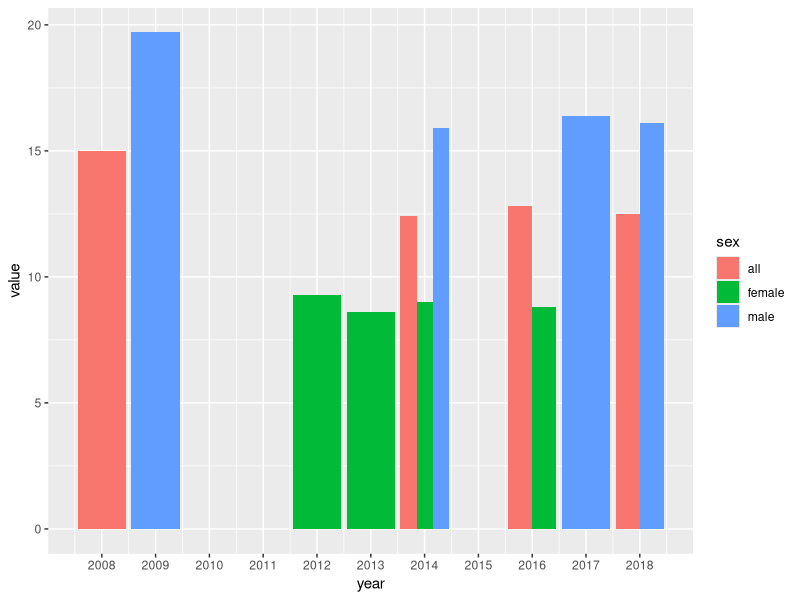
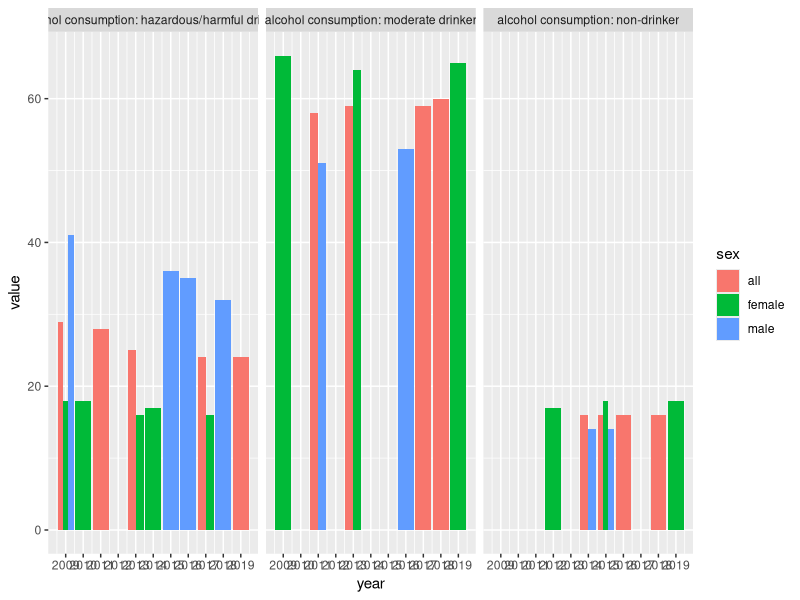
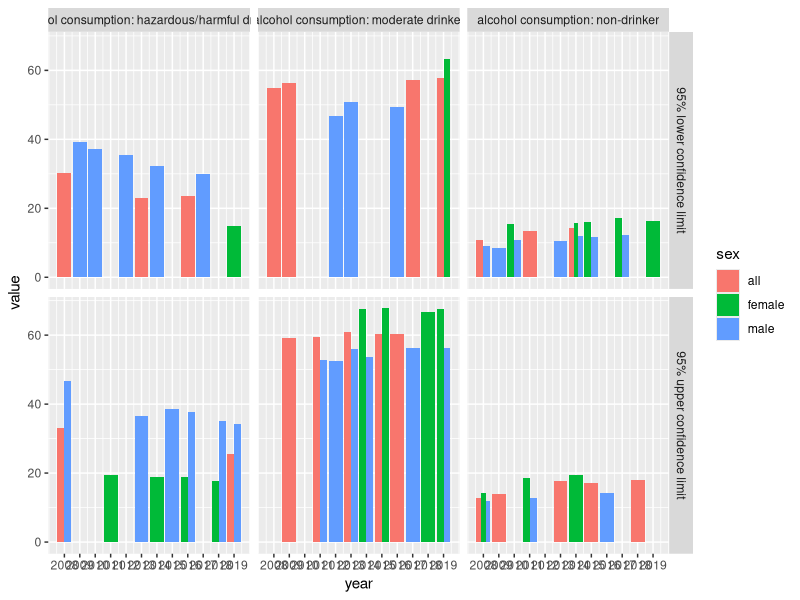
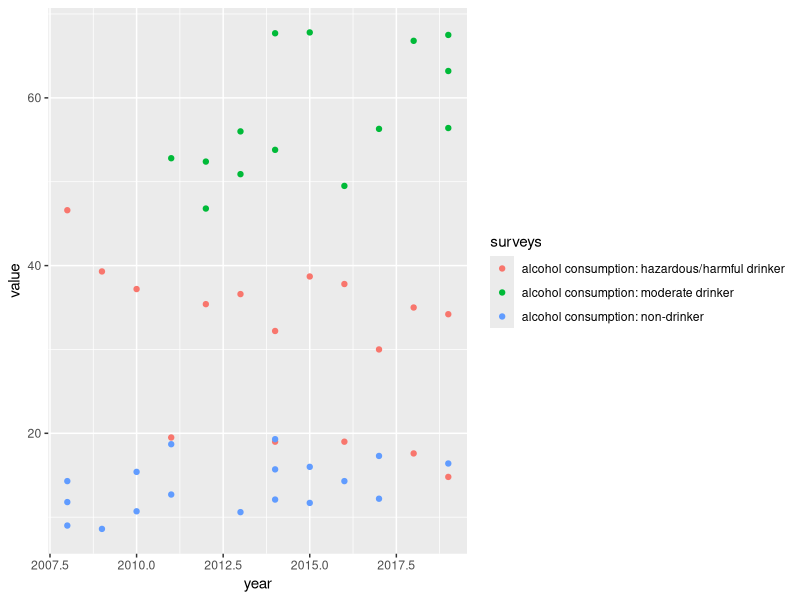
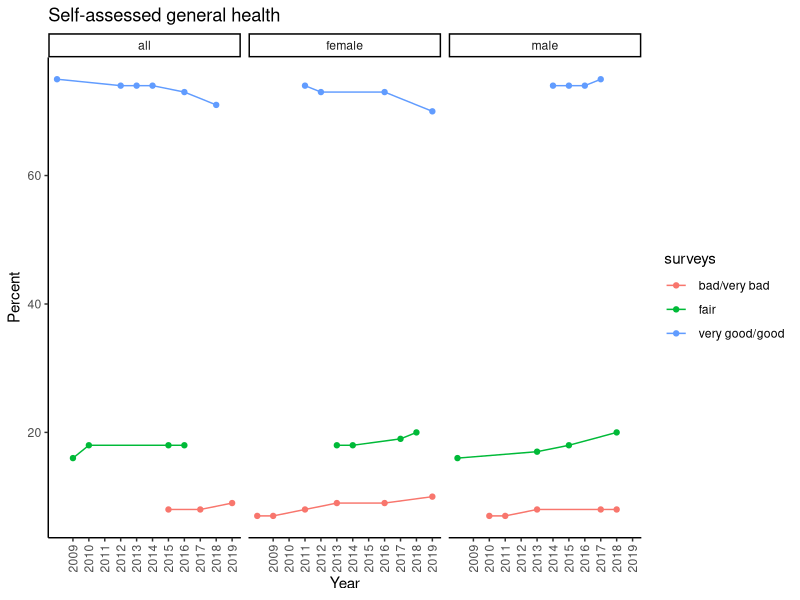
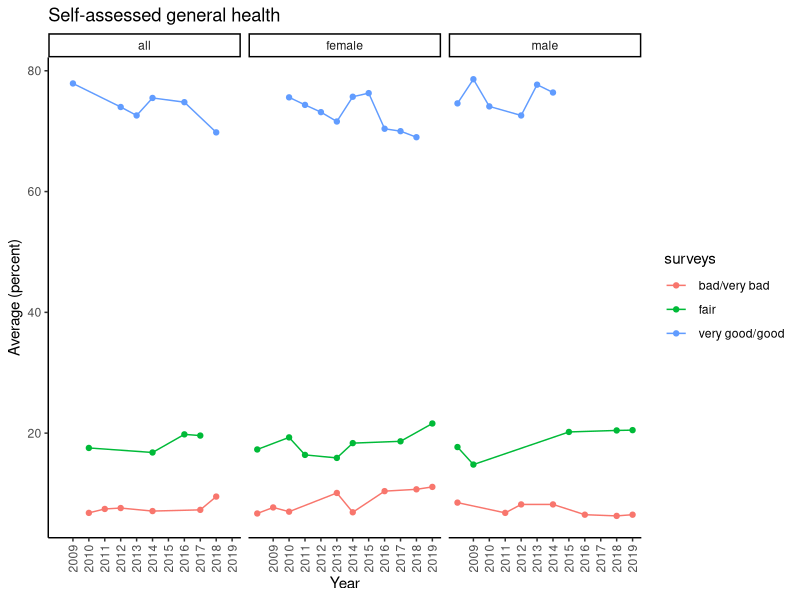
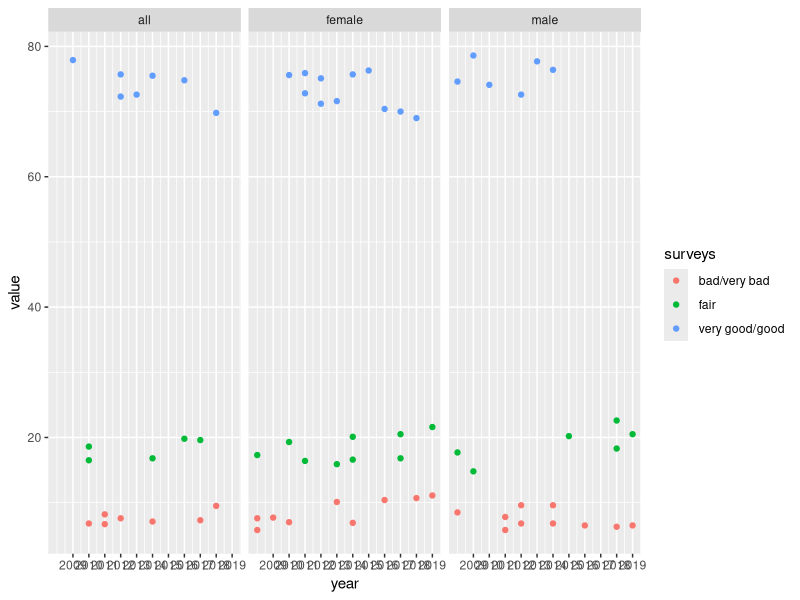
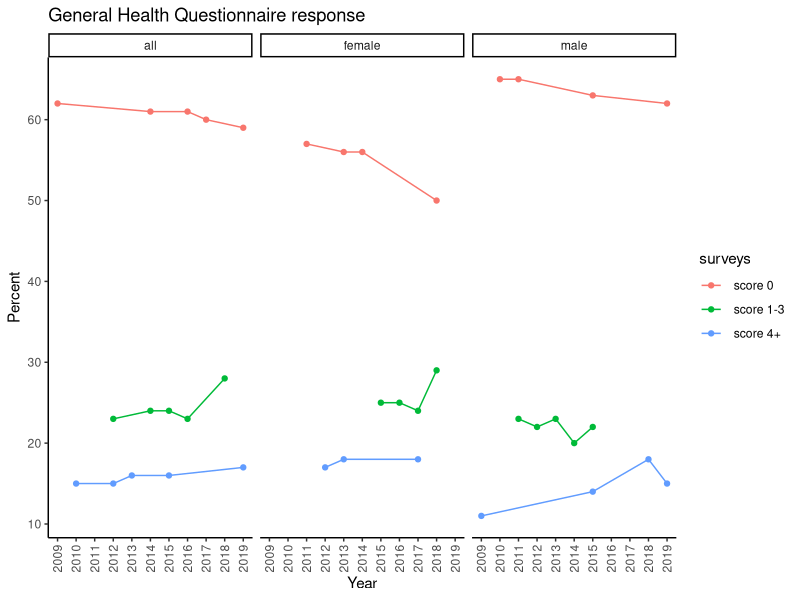

These figures' R source, in order:
## ---- chunk 1
library(tidyverse)

general_data <- read_csv("clean_general_data_national.csv")
head(general_data)
## ---- chunk 2
general_data %>% 
  mutate(interest = str_detect(surveys, "alcohol")) %>% 
  filter(interest == TRUE) %>% 
  filter(measurement == "mean") %>% 
  ggplot() +
  aes(x = year, y = value, fill = sex) +
  geom_col(position = "dodge") +
  scale_x_continuous(breaks = c(2008: 2018))
## ---- chunk 3
general_data %>% 
  mutate(interest = str_detect(surveys, "alcohol")) %>% 
  filter(interest == TRUE) %>% 
  filter(measurement == "percent") %>% 
  ggplot() +
  aes(x = year, y = value, fill = sex) +
  geom_col(position = "dodge") +
  scale_x_continuous(breaks = c(2009:2019)) +
  facet_wrap(~surveys)
## ---- chunk 4
general_data %>% 
  mutate(interest = str_detect(surveys, "alcohol")) %>% 
  filter(interest == TRUE) %>% 
  filter(measurement == "95% lower confidence limit" | measurement == "95% upper confidence limit") %>% 
  filter(units == "percent of adults") %>% 
  ggplot() +
  aes(x = year, y = value, fill = sex) +
  geom_col(position = "dodge") +
  facet_grid(measurement ~ surveys) +
  scale_x_continuous(breaks = c(2008:2019))
## ---- chunk 5
general_data %>% 
  mutate(interest = str_detect(surveys, "alcohol")) %>% 
  filter(interest == TRUE) %>% 
  filter(measurement == "95% lower confidence limit" | measurement == "95% upper confidence limit") %>% 
  filter(units == "percent of adults") %>% 
  filter(sex != "all") %>% 
  ggplot() +
  aes(x = year, color = surveys) +
  geom_point(aes(y = value, group = surveys))
  scale_x_continuous(breaks = c(2007:2019))
## ---- chunk 6
general_data %>% 
  mutate(interest = str_detect(surveys, "self")) %>% 
  filter(interest == TRUE)  %>% 
  filter(measurement == "percent") %>% 
  mutate(surveys = str_remove_all(surveys, "^self\\-assessed\\ general\\ health\\:")) %>% 
  ggplot() +
  aes(x = year) +
  geom_line(aes(y = value, group = surveys, colour = surveys)) +
  geom_point(aes(y = value, group = surveys, colour = surveys)) +
  scale_x_continuous(breaks = c(2009:2019)) +
  labs(
    title = "Self-assessed general health",
    x = "Year",
    y = "Percent"
  ) +
  facet_wrap(~sex) +
  theme_classic() +
  theme(axis.text.x = element_text(angle = 90, hjust = 1, vjust = 0.5))
## ---- chunk 7
general_data %>% 
  mutate(interest = str_detect(surveys, "self")) %>% 
  filter(interest == TRUE) %>%  
  filter(measurement == "95% lower confidence limit" | measurement == "95% upper confidence limit") %>% 
  group_by(year, sex, surveys) %>% 
  summarise(avg = mean(value)) %>% 
  mutate(surveys = str_remove_all(surveys, "^self\\-assessed\\ general\\ health\\:")) %>% 
  ggplot() +
  aes(x = year, colour = surveys) +
  geom_point(aes(y= avg, group = surveys)) +
  geom_line(aes(y = avg, group = surveys)) +
  facet_wrap(~sex) +
  theme_classic() +
  theme(axis.text.x = element_text(angle = 90, hjust = 1, vjust = 0.5)) +
  scale_x_continuous(breaks = c(2009:2019)) +
  labs(
    title = "Self-assessed general health",
    x = "Year",
    y = "Average (percent)"
  )
## ---- chunk 8
general_data %>% 
  mutate(interest = str_detect(surveys, "self")) %>% 
  filter(interest == TRUE) %>%  
  filter(measurement == "95% lower confidence limit" | measurement == "95% upper confidence limit") %>% 
  mutate(surveys = str_remove_all(surveys, "^self\\-assessed\\ general\\ health\\:")) %>% 
  ggplot() +
  aes(x = year, colour = surveys) +
  geom_point(aes(y= value, group = surveys)) +
  facet_wrap(~sex) +
  scale_x_continuous(breaks = c(2009:2019)) 
## ---- chunk 9
general_data %>% 
  mutate(interest = str_detect(surveys, "questionnaire")) %>% 
  filter(interest == TRUE) %>% 
  filter(measurement == "percent")%>% 
  mutate(surveys = str_remove_all(surveys, "^general\\ health\\ questionnaire\\ \\(ghq\\-12\\):")) %>% 
  ggplot() +
  aes(x = year) +
  geom_line(aes(y = value, group = surveys, colour = surveys)) +
  geom_point(aes(y = value, group = surveys, colour = surveys)) +
  scale_x_continuous(breaks = c(2009:2019)) +
  labs(
    title = "General Health Questionnaire response",
    x = "Year",
    y = "Percent"
  ) +
  facet_wrap(~sex) +
  theme_classic() +
  theme(axis.text.x = element_text(angle = 90, hjust = 1, vjust = 0.5))
## ---- chunk 10
general_data %>% 
  mutate(interest = str_detect(surveys, "questionnaire")) %>% 
  filter(interest == TRUE) %>%  
  filter(measurement == "95% lower confidence limit" | measurement == "95% upper confidence limit") %>% 
  group_by(year, sex, surveys) %>% 
  summarise(avg = mean(value)) %>% 
  mutate(surveys = str_remove_all(surveys, "^general\\ health\\ questionnaire\\ \\(ghq\\-12\\):")) %>% 
  ggplot() +
  aes(x = year, colour = surveys) +
  geom_point(aes(y= avg, group = surveys)) +
  geom_line(aes(y = avg, group = surveys)) +
  facet_wrap(~sex) +
  theme_classic() +
  theme(axis.text.x = element_text(angle = 90, hjust = 1, vjust = 0.5)) +
  scale_x_continuous(breaks = c(2009:2019)) +
  labs(
    title = "General Health Questionnaire response",
    x = "Year",
    y = "Percent"
  ) 
